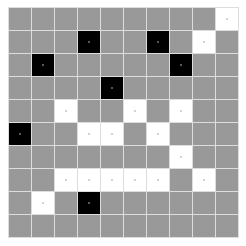
#> input picture testcases/00-10x10-squares.png, 246 x 246 px, given in place of 08-15x15-squares.png, which was not available
$ jupyter execute grid_bounds.ipynb
#> lines starting #> are read from the running program, lines starting #| are printed output that depends on the picture; pictures that were not available may be replaced by others from this repository, and a replacement may not be noted
[cell 1]
import numpy as np
import scipy.fft
import scipy.ndimage
import scipy.signal
import scipy.io.wavfile
import matplotlib.pyplot as plt
from PIL import Image, ImageFilter
import os

[cell 2]
testcases = [
    os.path.join('../testcases', x)
    for x in [
        '00-10x10-squares.png',
        '01-10x10-squares.png',
        '02-10x10-squares.png',
        '03-6x6-squares.png',
        '04-6x6-squares.png',
        '05-6x6-squares.png',
        '06-15x15-squares.png',
        '07-15x15-squares.png',
        '08-15x15-squares.png',
        '09-25x25-squares.png',
        '10-25x25-squares.png',
        '11-25x25-circles.png',
        '12-6x6-circles.png',
        '13-10x10-circles.png',
        '14-15x15-circles.png'
    ]
]

def load_case(case):
#> called with case = '../testcases/08-15x15-squares.png'
    im = Image.open(case)
#> im is the input picture: PIL image 246x246 RGBA; mean R, G, B, A 175.1, 175.1, 175.1, 255
    im = np.array(im.convert('L'), dtype='f') / 255.0
#> im: shape (246, 246) float32
    return im

testcase = testcases[8]
print(testcase)
im = load_case(testcase)
im = 1.0 - im
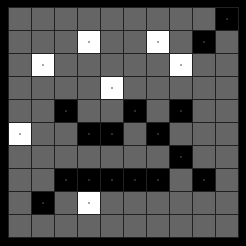
#> im: shape (246, 246) float32; min 0, max 1, mean 0.313
im.dtype, im.shape

[cell 3]
plt.figure()
plt.imshow(im)
plt.show()

[cell 4]
def reduce_im(im):
    reduce_y = np.mean(im, axis=0).flatten()
#> reduce_y = 246 values, max 0.417 at index 9, min 0 at index 0, mean 0.313
    reduce_x = np.mean(im, axis=1).flatten()
#> reduce_x = 246 values, max 0.471 at index 54, min 0 at index 0, mean 0.313
    reduce_y = np.convolve(np.pad(reduce_y, 1, 'edge'), [1,-2,1], 'valid')
#> reduce_y = 246 values, max 0.549 at index 31, min -0.292 at index 9, mean 0
    reduce_x = np.convolve(np.pad(reduce_x, 1, 'edge'), [1,-2,1], 'valid')
#> reduce_x = 246 values, max 0.656 at index 53, min -0.346 at index 54, mean 0
    return reduce_y, reduce_x

reduce_y, reduce_x = reduce_im(im)
print(reduce_y.shape, reduce_x.shape)
#| (246,) (246,)
fig, (ax1, ax2) = plt.subplots(2)
ax1.plot(reduce_y)
ax2.plot(reduce_x)
plt.show()
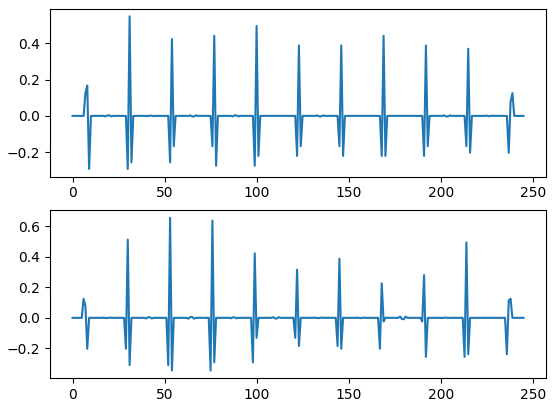
#> figure drawn by matplotlib, 2 panels; panel 1: curve peaks at x = 31, y = 0.549; panel 2: curve peaks at x = 53, y = 0.656

[cell 5]
sig = reduce_y
#> sig has the same summary as reduce_y in reduce_im
corr = scipy.signal.correlate(sig, sig, 'full')
#> corr = 491 values, max 2.76 at index 245, min -1.77 at index 223, mean 1.81e-18
corr = corr[len(corr)//2:]
#> corr = 246 values, max 2.76 at index 0, min -1.77 at index 22, mean 0.00561
plt.figure()
plt.plot(np.arange(1, len(corr)), corr[1:]**2)
plt.plot([0, 1], corr[0:2]**2)
plt.show()
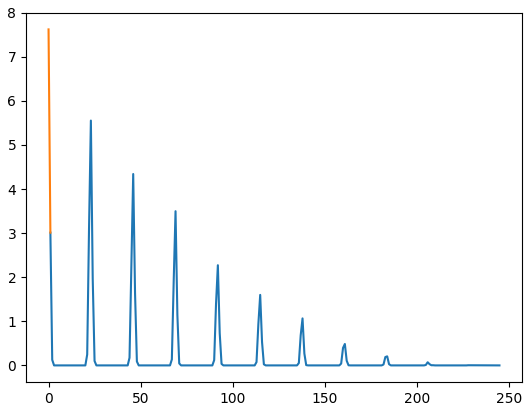
#> figure drawn by matplotlib, 1 panel; curve peaks at x = 23, y = 5.55

[cell 6]
peak = float(np.argmax(corr[1:]) + 1)
#> peak = 23
subharms = np.array([1.0 / x for x in range(1,10)])
values = np.interp(peak * subharms, np.arange(len(corr)), corr) / subharms
#> values = [2.36, -0.0031, 0, 0, 0, 4.27e-05, 0.000213, 0.355, 1.42]
plt.plot(np.arange(len(values))+1, values)
plt.show()
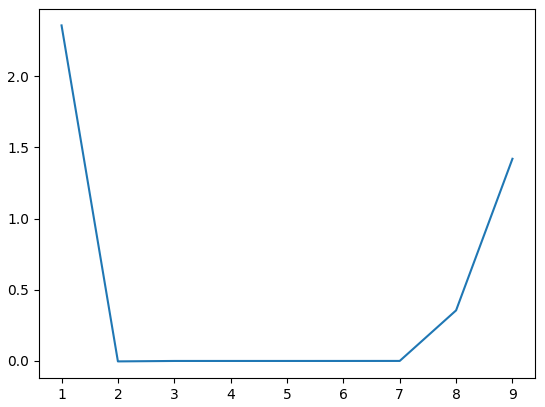
#> figure drawn by matplotlib, 1 panel
